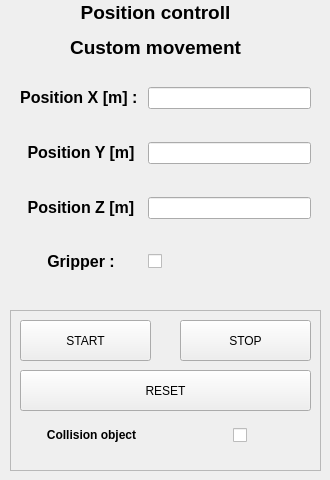
     <widget class="QWidget" name="mode2_3">
      <attribute name="title">
       <string>2</string>
      </attribute>
      <widget class="QLabel" name="label_128">
       <property name="geometry">
        <rect>
         <x>50</x>
         <y>0</y>
         <width>211</width>
         <height>61</height>
        </rect>
       </property>
       <property name="text">
        <string>&lt;html&gt;&lt;head/&gt;&lt;body&gt;&lt;p align=&quot;center&quot;&gt;&lt;span style=&quot; font-size:14pt; font-weight:600;&quot;&gt;Position controll&lt;/span&gt;&lt;/p&gt;&lt;p align=&quot;center&quot;&gt;&lt;span style=&quot; font-size:14pt; font-weight:600;&quot;&gt;Custom movement&lt;/span&gt;&lt;/p&gt;&lt;/body&gt;&lt;/html&gt;</string>
       </property>
      </widget>
      <widget class="QWidget" name="gridLayoutWidget_12">
       <property name="geometry">
        <rect>
         <x>20</x>
         <y>60</y>
         <width>291</width>
         <height>241</height>
        </rect>
       </property>
       <layout class="QGridLayout" name="gridLayout_12">
        <item row="0" column="1">
         <widget class="QLineEdit" name="positionControlCustom_X_LineEdit_3"/>
        </item>
        <item row="1" column="1">
         <widget class="QLineEdit" name="positionControlCustom_Y_LineEdit_3"/>
        </item>
        <item row="2" column="1">
         <widget class="QLineEdit" name="positionControlCustom_Z_LineEdit_3"/>
        </item>
        <item row="0" column="0">
         <widget class="QLabel" name="label_129">
          <property name="text">
           <string>&lt;html&gt;&lt;head/&gt;&lt;body&gt;&lt;p align=&quot;center&quot;&gt;&lt;span style=&quot; font-size:12pt; font-weight:600;&quot;&gt;Position X [m] : &lt;/span&gt;&lt;/p&gt;&lt;/body&gt;&lt;/html&gt;</string>
          </property>
         </widget>
        </item>
        <item row="1" column="0">
         <widget class="QLabel" name="label_130">
          <property name="text">
           <string>&lt;html&gt;&lt;head/&gt;&lt;body&gt;&lt;p align=&quot;center&quot;&gt;&lt;span style=&quot; font-size:12pt; font-weight:600;&quot;&gt;Position Y [m]&lt;/span&gt;&lt;/p&gt;&lt;/body&gt;&lt;/html&gt;</string>
          </property>
         </widget>
        </item>
        <item row="2" column="0">
         <widget class="QLabel" name="label_131">
          <property name="text">
           <string>&lt;html&gt;&lt;head/&gt;&lt;body&gt;&lt;p align=&quot;center&quot;&gt;&lt;span style=&quot; font-size:12pt; font-weight:600;&quot;&gt;Position Z [m]&lt;/span&gt;&lt;/p&gt;&lt;/body&gt;&lt;/html&gt;</string>
          </property>
         </widget>
        </item>
        <item row="3" column="0">
         <widget class="QLabel" name="label_126">
          <property name="text">
           <string>&lt;html&gt;&lt;head/&gt;&lt;body&gt;&lt;p align=&quot;center&quot;&gt;&lt;span style=&quot; font-size:12pt; font-weight:600;&quot;&gt;Gripper :&lt;/span&gt;&lt;/p&gt;&lt;/body&gt;&lt;/html&gt;</string>
          </property>
         </widget>
        </item>
        <item row="3" column="1">
         <widget class="QCheckBox" name="positionControl_Gripper_Checkbox_4">
          <property name="maximumSize">
           <size>
            <width>50</width>
            <height>16777215</height>
           </size>
          </property>
          <property name="layoutDirection">
           <enum>Qt::LeftToRight</enum>
          </property>
          <property name="autoFillBackground">
           <bool>false</bool>
          </property>
          <property name="text">
           <string/>
          </property>
          <property name="checked">
           <bool>false</bool>
          </property>
          <property name="tristate">
           <bool>false</bool>
          </property>
         </widget>
        </item>
       </layout>
      </widget>
      <widget class="QFrame" name="frame_9">
       <property name="geometry">
        <rect>
         <x>10</x>
         <y>310</y>
         <width>311</width>
         <height>161</height>
        </rect>
       </property>
       <property name="frameShape">
        <enum>QFrame::StyledPanel</enum>
       </property>
       <property name="frameShadow">
        <enum>QFrame::Raised</enum>
       </property>
       <widget class="QPushButton" name="positionControlCustom_Reset_PushButton_5">
        <property name="geometry">
         <rect>
          <x>10</x>
          <y>60</y>
          <width>291</width>
          <height>41</height>
         </rect>
        </property>
        <property name="text">
         <string>RESET</string>
        </property>
       </widget>
       <widget class="QPushButton" name="positionControlCustom_Start_PushButton_3">
        <property name="geometry">
         <rect>
          <x>10</x>
          <y>10</y>
          <width>131</width>
          <height>41</height>
         </rect>
        </property>
        <property name="text">
         <string>START</string>
        </property>
       </widget>
       <widget class="QPushButton" name="positionControlCustom_Stop_PushButton_4">
        <property name="geometry">
         <rect>
          <x>170</x>
          <y>10</y>
          <width>131</width>
          <height>41</height>
         </rect>
        </property>
        <property name="text">
         <string>STOP</string>
        </property>
       </widget>
       <widget class="QWidget" name="horizontalLayoutWidget_4">
        <property name="geometry">
         <rect>
          <x>10</x>
          <y>110</y>
          <width>291</width>
          <height>31</height>
         </rect>
        </property>
        <layout class="QHBoxLayout" name="horizontalLayout_10">
         <item>
          <widget class="QLabel" name="label_30">
           <property name="text">
            <string>&lt;html&gt;&lt;head/&gt;&lt;body&gt;&lt;p align=&quot;center&quot;&gt;&lt;span style=&quot; font-weight:600;&quot;&gt;Collision object&lt;/span&gt;&lt;/p&gt;&lt;/body&gt;&lt;/html&gt;</string>
           </property>
          </widget>
         </item>
         <item alignment="Qt::AlignHCenter">
          <widget class="QCheckBox" name="positionControlCustom_collision_checkbox">
           <property name="text">
            <string/>
           </property>
          </widget>
         </item>
        </layout>
       </widget>
      </widget>
     </widget>
